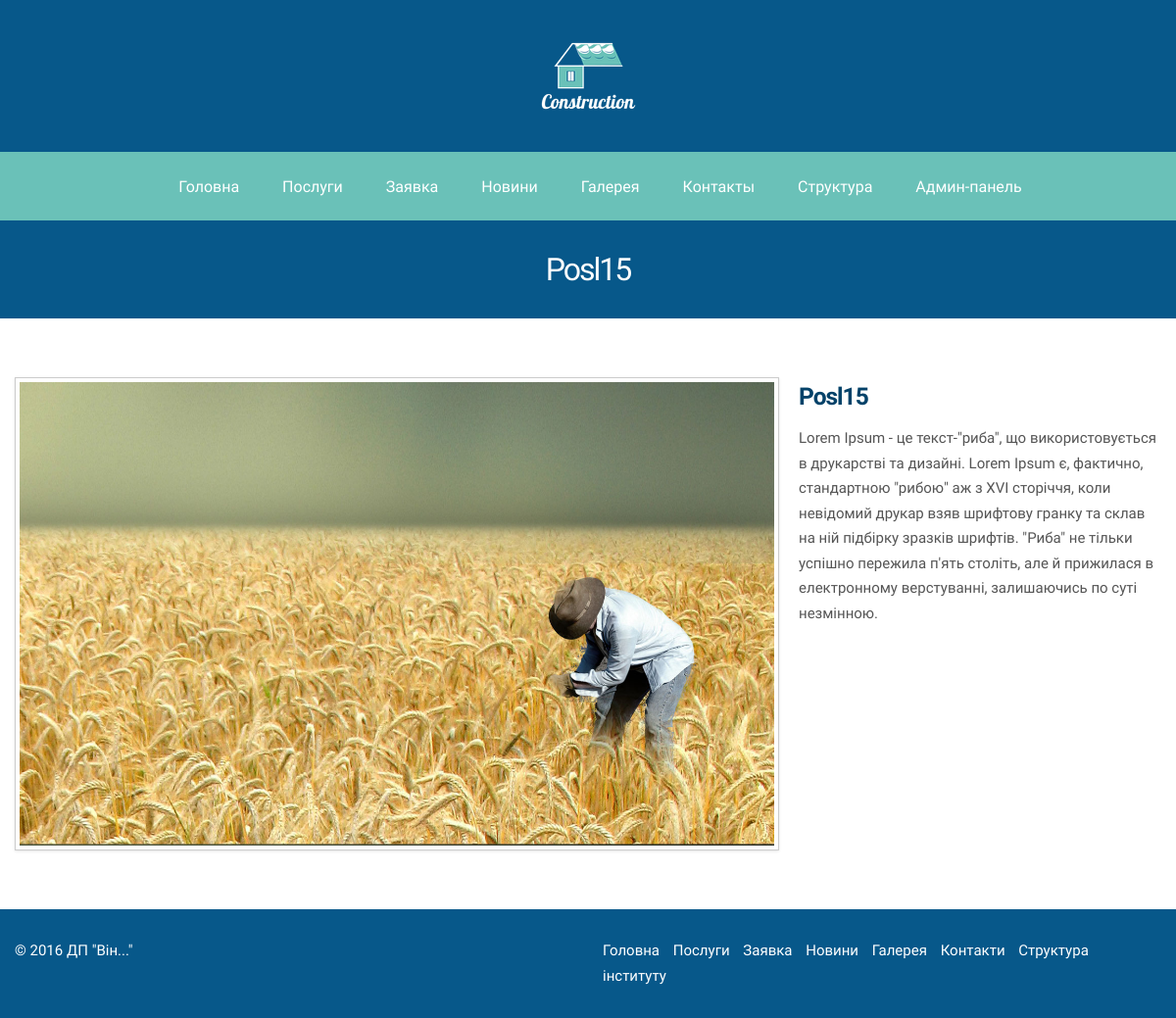
The app's page /services/20 with its own data.
### construct/models.py (models this page shows, shortened)
class Service(models.Model):
	image = models.ImageField(upload_to='static/img')
	title = models.CharField(max_length=100)
	subtitle = models.CharField(max_length=500)
	text = models.CharField(max_length=5000)
	created_at = models.DateTimeField(auto_now_add=True)
	price = models.IntegerField()
	CATEGORY_CHOICES = (
		('0', 'Землевиорні роботи'),
		('1', 'Землеоціночні роботи'),
		('2', 'Якісь ще роботи'),
		('3', 'Останні роботи')
	)
	category = models.CharField(max_length=1, choices=CATEGORY_CHOICES)
	is_published = models.BooleanField()
	class Meta():
		verbose_name = u"Послуга"
		verbose_name_plural = u"Послуги"

### construct/views.py (the view)
# urls.py: url(r'^services/(?P<service_id>[0-9]+)$', views.single_service, name='service'),
def single_service(request, service_id):
    service = Service.objects.get(id=service_id)
    template = loader.get_template("single_service.html")
    return HttpResponse(template.render(locals(), request))

### templates/single_service.html (shortened to what this page needs)
{% extends "base.html" %}
{% load construct_extras %}
{% block subheader %} {{ service.title }} {% endblock %}
{% block content %}
    <div class="row">
        <div class="ourservice-single">
            <div class="span8">
                <img data-original="{{ service.image.url }}"  src="/{{ service.image.url }}" class="img-polaroid" alt="">
            </div>
            <div class="span4">
                <h3>{{ service.title }}</h3>
                <p>{{ service.text }}</p>
            </div>
        </div>
    </div>
{% endblock %}

### static/css/style.css (style rules this page uses)
body { font-family: "Oranienbaum"; font-size: 15px; line-height: 1.7em; margin: 0; padding: 0; color: #555; background: #fff }
h3, h4, h5, h6 { font-weight: 600; color: #044269 }
h3 { letter-spacing: -1px; margin-top: 0 }

### records on screen
Service: title "Posl15", image (picture), text "Lorem Ipsum - це текст-\"риба\", що використовується в друкарстві та дизайні. Lorem Ipsum є, фактично, стандартною \"рибою\" аж з XVI сторіччя, коли невідомий друкар взяв шрифтову гранку та склав на ній підбірку зразків шрифтів. \"Риба\" не тільки успішно пережила п'ять століть, але й прижилася в електронному верстуванні, залишаючись по суті незмінною."
